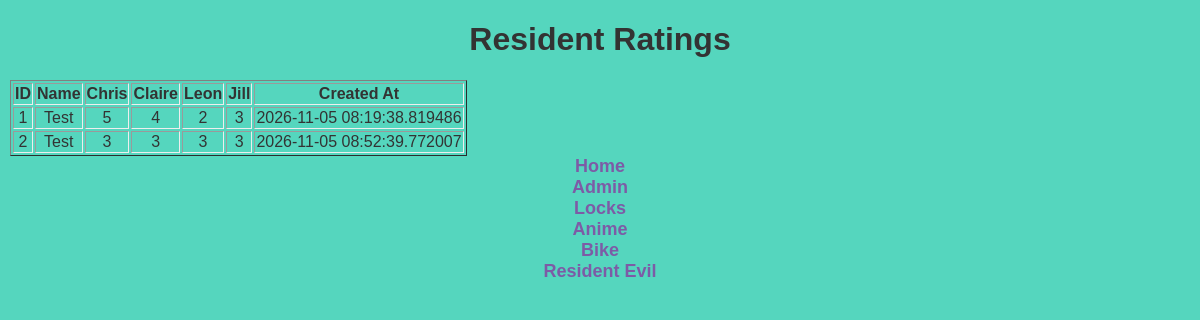
Before: /admin/tayandjResults with the older database file.
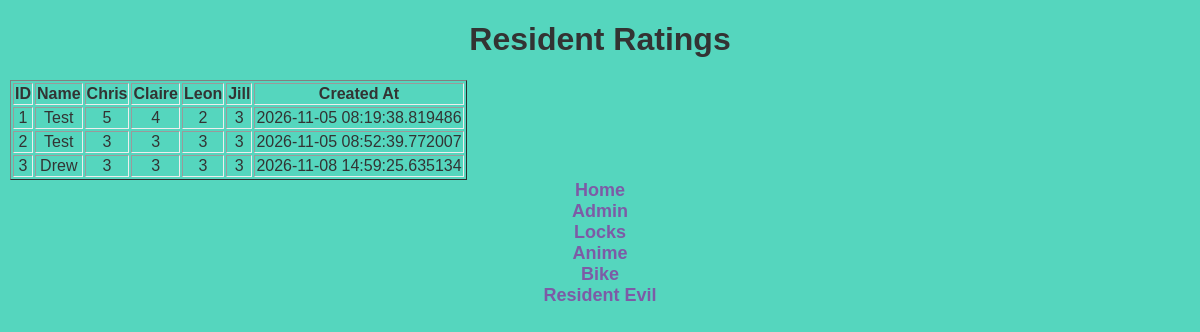
After: the same page with the newer database file.
### dbDef.py (models this page shows)
class ResidentRatings(db.Model):
    id = db.Column(db.Integer, primary_key=True)
    Chris = db.Column(db.Integer, nullable=False)
    Claire = db.Column(db.Integer, nullable=False)
    Jill = db.Column(db.Integer, nullable=False)
    Leon = db.Column(db.Integer, nullable=False)
    name = db.Column(db.String(50),nullable=False)
    created_at = db.Column(db.DateTime)

### app.py (the view)
@app.route("/admin/tayandjResults")
def tayandjResults():
     residentRatings = ResidentRatings.query.all()
     return render_template("/tayandj/tayandjResults.html", residentRatings = residentRatings)

### templates/tayandj/tayandjResults.html (shortened to what this page needs)
{% extends 'baseAdmin.html' %}
{% block content %}
<h1>Resident Ratings</h1>
<table class="table table-striped" border="1">
    <tr>
        <th>ID</th>
        <th>Name</th>
        <th>Chris</th>
        <th>Claire</th>
        <th>Leon</th>
        <th>Jill</th>
        <th>Created At</th>
    </tr>
    {% for feedback in residentRatings %}
    <tr>
        <td>{{ feedback.id }}</td>
        <td>{{ feedback.name }}</td>
        <td>{{ feedback.Chris }}</td>
        <td>{{ feedback.Claire }}</td>
        <td>{{ feedback.Leon }}</td>
        <td>{{ feedback.Jill }}</td>
        <td>{{ feedback.created_at }}</td>
    </tr>
    {% endfor %}
</table>
{% endblock %}

Changed rows visible on the page:
added ResidentRatings: id "3", name "Drew", Chris "3", Claire "3", Leon "3", Jill "3", created_at "2026-11-08 14:59:25.635134"
